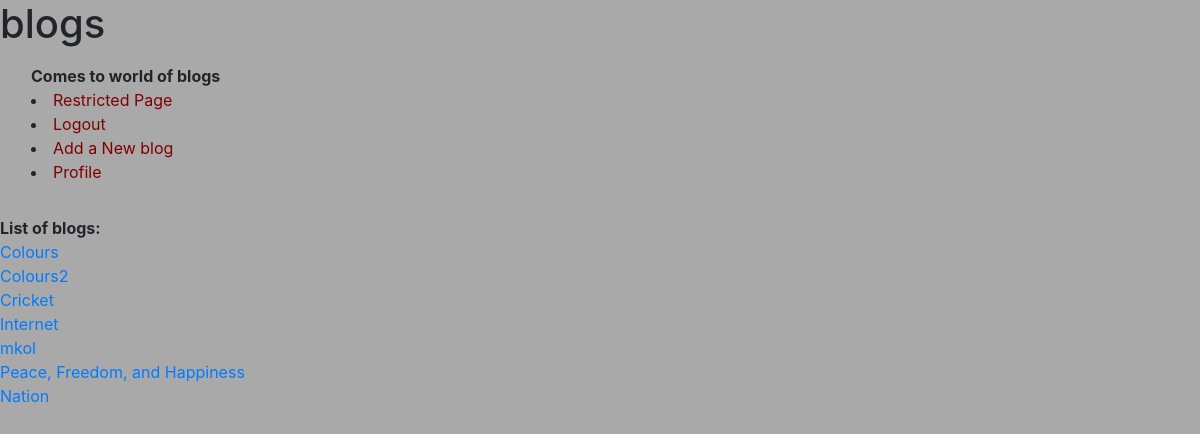
The app's page /blogs/ (signed in), older data.
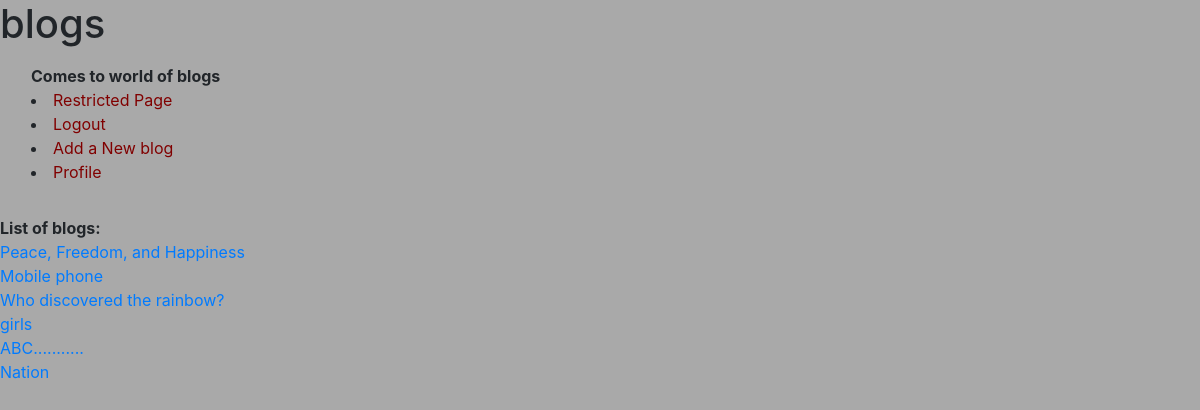
The same page, newer data.
### blogs/models.py (models this page shows, shortened)
class blog(models.Model):
    title = models.CharField(max_length=128, unique=True)
    created_by = models.ForeignKey(UserProfile)
    body = models.CharField(max_length=5000)
    slug = models.SlugField(null=False)
    views = models.IntegerField(default=0)
    likedBy = models.ManyToManyField(UserProfile, related_name='likes', symmetrical=False)

### blogs/views.py (the view)
def index(request):
    context_dict = {'boldmessage': "Comes to world of blogs"}
    if request.user.is_authenticated():
        Profile = UserProfile.objects.get(user=request.user.id)
        context_dict['profile'] = Profile
        followings = Profile.follows.all()
        L = []
        for i in followings:
            L.append(i.id)
        blogs = blog.objects.filter(created_by__in=L)
        context_dict['list_blogs'] = blogs
    return render(request, 'blogs/index.html', context_dict)

### templates/blogs/index.html (shortened to what this page needs)
<!DOCTYPE html>
<html>
    <head>
            <link rel="stylesheet" href="https://stackpath.bootstrapcdn.com/bootstrap/4.5.2/css/bootstrap.min.css">
    </head>
    <body style="background-color:DarkGray;">
    <h1> blogs </h1>
    <div class="navbar navbar-inverse navbar-fixed-top" role="navigation">
      <div class="container-fluid">
        <div class="navbar-header">
            <strong>{{ boldmessage }}</strong><br />
            {% if user.is_authenticated %}
            <li><a href="{% url 'restricted' %}" style="color:Maroon;">Restricted Page</a></li>
            <li><a href="{% url 'logout' %}" style="color:Maroon;">Logout</a></li>
            <li><a href="{% url 'add_blog' %}" style="color:Maroon;">Add a New blog</a></li>
            <li><a href="/blogs/user/{{profile.alias}}" style="color:Maroon;">Profile</a></li><br>
        </div>
      </div>
    </div>
            <strong>List of blogs: </strong>
            <br>{% for i in list_blogs %}
                <a href="/blogs/blog/{{ i.slug }}">{{i.title}}</a><br>
            {% endfor %}<br>
        {% else %}
            <li><a href="{% url 'register' %}">Register Here</a></li>
            <li><a href="{% url 'login' %}">Logine</a></li>
        {% endif %}
    </body>
</html>

Row changes from the older to the newer data that the page shows:
removed blog: title "Colours"
removed blog: title "Colours2"
removed blog: title "Cricket"
removed blog: title "Internet"
removed blog: title "mkol"
added blog: title "Mobile phone"
added blog: title "Who discovered the rainbow?"
added blog: title "girls"
added blog: title "ABC..........."
